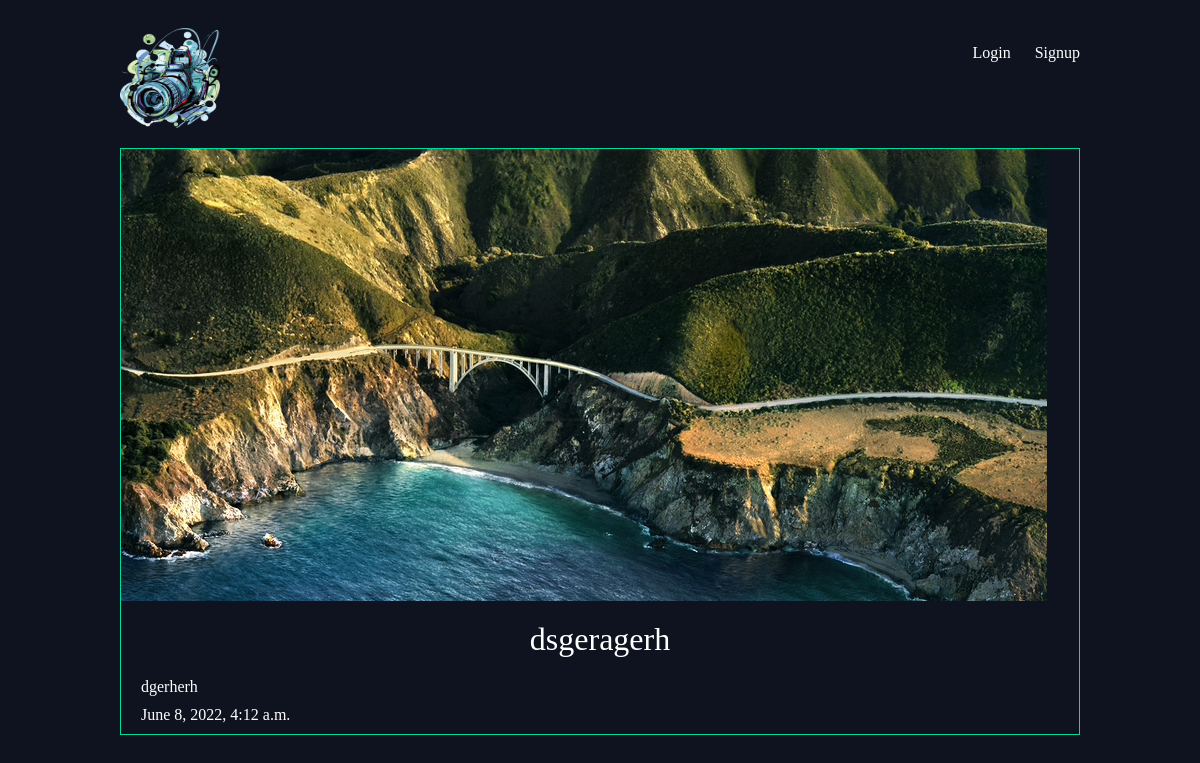
The app's page /articles/drhererher/ with its own data.
### articles/models.py (models this page shows, shortened)
class Article(models.Model):
    title = models.CharField(max_length=100)
    slug = models.SlugField()
    body = models.TextField()
    date = models.DateTimeField(auto_now_add=True)
    thumb = models.ImageField(default='default.png', blank=True)
    author = models.ForeignKey(
        User, default=None, on_delete=models.DO_NOTHING,)

### articles/views.py (the view)
# urls.py: re_path(r'^(?P<slug>[\w-]+)/$', views.article_detail, name="detail"),
def article_detail(request, slug):
    article = Article.objects.get(slug=slug)
    return render(request, 'articles/article_detail.html', {'article': article})

### articles/templates/articles/article_detail.html
{% extends 'base_layout.html' %}
{% block content %}
<div class="article-detail">
    <div class="article">
        <img src="{{article.thumb.url}}" alt="" />
        <h2>{{article.title}}</h2>
        <p>{{article.body }}</p>
        <p>{{article.date}}</p>
    </div>
</div>
{% endblock %}

### assets/styles.css (style rules this page uses)
body { background-color: #0f121f; background-image: url(/static/stars.png); background-repeat-y: no-repeat; color: #fff; }
body * { font-family: Ubuntu; }
h1, h2, h3, h4, h5 { font-weight: normal; margin: 0; }
.article { padding: 10px; border: 1px solid #00dba0; position: relative; padding-bottom: 40px; }
.article h2 { font-size: 1.2em; }
.article-detail .article { padding: 0; }
.article-detail .article img { max-width: 100%; }
.article-detail .article h2 { text-align: center; margin: 20px auto; font-size: 2em }
.article-detail .article p { margin: 10px 20px }

### records on screen
Article: thumb (picture), title "dsgeragerh", body "dgerherh", date "June 8, 2022, 4:12 a.m."
